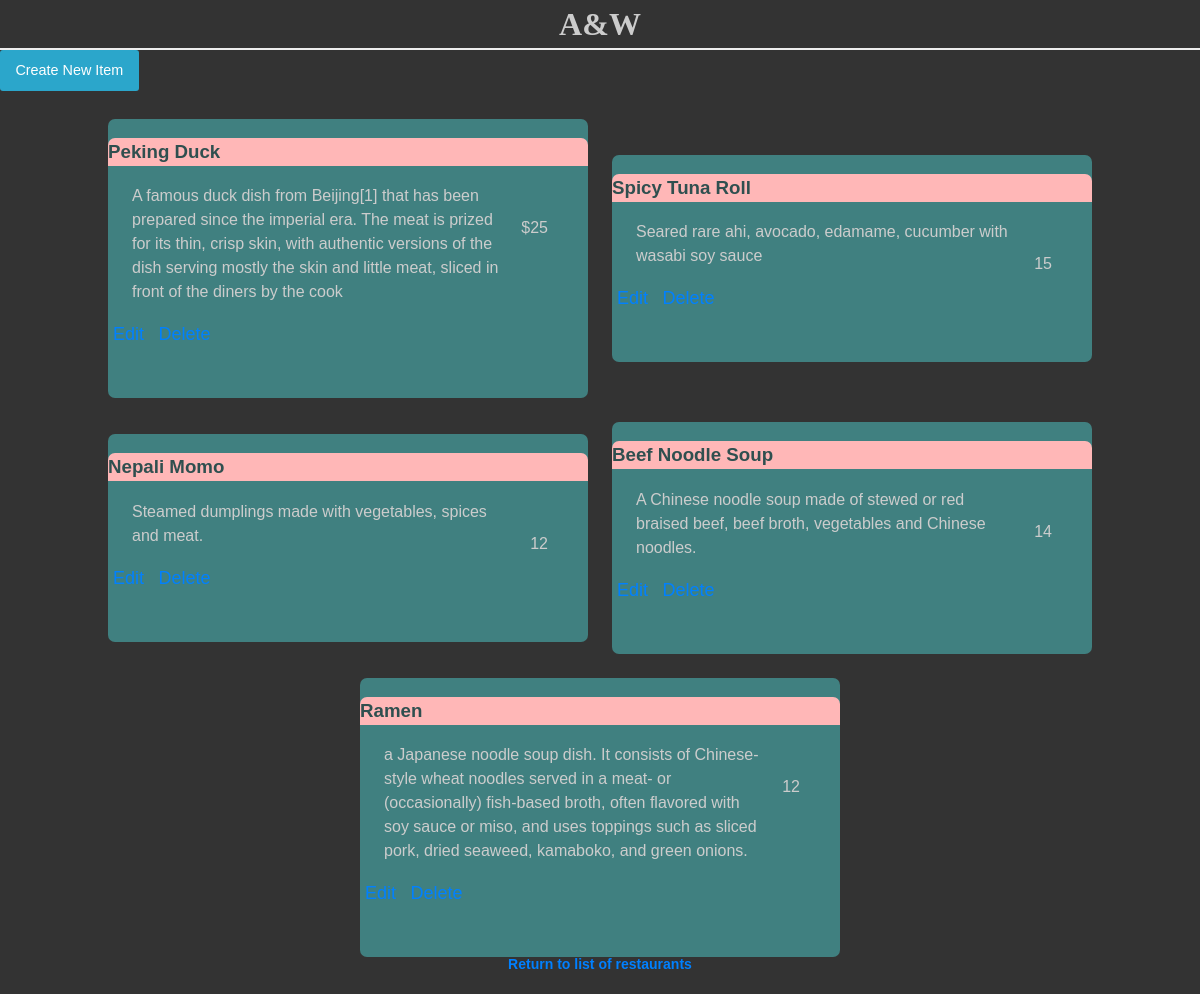
Page /restaurants/2/menu on the committed database.
### database_setup.py (models this page shows, shortened)
class Restaurant(Base):
    __tablename__ = 'restaurant'
    id = Column(Integer, primary_key=True)
    name = Column(String(250), nullable=False)

class MenuItem(Base):
    __tablename__ = 'menu_item'
    name = Column(String(80), nullable=False)
    id = Column(Integer, primary_key=True)
    description = Column(String(250))
    price = Column(String(8))
    course = Column(String(250))
    restaurant_id = Column(Integer, ForeignKey('restaurant.id'))
    restaurant = relationship(Restaurant)

### restaurantsProject.py (the view)
@app.route('/restaurants/<int:restaurant_id>/menu')
def restaurantMenu(restaurant_id):
    restaurant = session.query(Restaurant).filter_by(id=restaurant_id).one()
    items = session.query(MenuItem).filter_by(restaurant_id=restaurant_id)
    return render_template(
        'menu.html', restaurant=restaurant, items=items, restaurant_id=restaurant_id)

### templates/menu.html (shortened to what this page needs)
<html>
<head>
    <link rel=stylesheet type=text/css href="{{ url_for('static', filename='styles.css') }}">
</head>
<body>
    <div >
        <div class='header'>
            <h1>{{ restaurant.name }}</h1>
        </div>
        <a href="{{url_for('newMenuItem', restaurant_id = restaurant.id) }}" class="button">Create New Item</a>
        <div class='cards'>
        {% for i in items %}
            <section class="card">
                <header>
                    <h3>{{i.name}}</h3>
                </header>
                <ul>
                    <li>
                        <span class='price'>
                            <p>{{i.price}} </p>
                        </span>
                    </li>
                    <li>
                            <p>{{i.description}}</p>
                    </li>
                </ul>
                <button>
                    <a href="{{url_for('editMenuItem',restaurant_id = restaurant.id, menu_id=i.id)}}" >Edit</a>
                </button>
                <button>
                    <a href="{{url_for('deleteMenuItem', restaurant_id = restaurant.id, menu_id=i.id)}}" >Delete</a>
                </button>
            </section>
        {% endfor %}
        </div>
    </div>
    <div class="footer">
        <h3>
            <a href="{{url_for('restaurantsIndex')}}"> Return to list of restaurants </a>
        </h3>
    </div>
</body>
</html>

### static/styles.css (style rules this page uses)
html { font-family: sans-serif; line-height: 1.15; -ms-text-size-adjust: 100%; -webkit-text-size-adjust: 100%; }
body { margin: 0; padding: 0; background: #fefefe; font-family: "Helvetica Neue", Helvetica, Roboto, Arial, sans-serif; font-weight: normal; line-height: 1.5; color: #0a0a0a; -webkit-font-smoothing: antialiased; -moz-osx-font-smoothing: grayscale; font-family: sans-serif; background-color: #333333; color: #cccccc; padding-bottom: 25px; }
a { background-color: transparent; -webkit-text-decoration-skip: objects; }
button, input, optgroup, select, textarea { font-family: sans-serif; font-size: 100%; line-height: 1.15; margin: 0; }
button, select { text-transform: none; }
button, html [type="button"], [type="reset"], [type="submit"] { -webkit-appearance: button; }
button { padding: 0; -webkit-appearance: none; -moz-appearance: none; appearance: none; border: 0; border-radius: 3px; background: transparent; line-height: 1; cursor: auto; }
button, input, optgroup, select, textarea { font-family: inherit; }
.button { display: inline-block; vertical-align: middle; margin: 0 0 1rem 0; font-family: inherit; padding: 0.85em 1em; -webkit-appearance: none; border: 1px solid transparent; border-radius: 3px; transition: background-color 0.25s ease-out, color 0.25s ease-out; font-size: 0.9rem; line-height: 1; text-align: center; cursor: pointer; background-color: #2ba6cb; color: #fefefe; }
h1, h2 { font-family: 'Georgia', serif; margin: 0; }
h1 { border-bottom: 2px solid #eee; }
p { color: #CCCCCC; }
a { text-decoration: none; color: #0080ff; font-size: .75em; }
.header { left: 25%; text-align: center; }
.price { text-align: right; float: right; padding: 1rem; }
.footer { display: inline-block; position: fixed; left: 0; bottom: 0; width: 100%; color: white; text-align: center; }
.cards { display: flex; flex-wrap: wrap; justify-content: center; align-items: center; }
.card { flex: 0 0 40%; }
* { box-sizing: border-box; }
body { margin: 0 }
.cards { min-height: 100vh; }
.card { margin: 12px; background: #408080; border-radius: 7px; padding: 0 0 50px 0 }
.card>header { background: #ffb7b7; height: 5%; border-radius: 7px 7px 0 0; color: darkslategray }
.card>ul { list-style: none; padding: 0; }
.card>ul li { width: 90%; margin: 10px auto; }
.card button { font-size: 24; margin: 5px; }

### rows in the picture
Restaurant: name "A&W"
MenuItem: name "Peking Duck", price "$25", description "A famous duck dish from Beijing[1] that has been prepared since the imperial era. The meat is prized for its thin, crisp skin, with authentic versions of the dish serving mostly the skin and little meat, sliced in front of the diners by the cook"
MenuItem: name "Spicy Tuna Roll", price "15", description "Seared rare ahi, avocado, edamame, cucumber with wasabi soy sauce"
MenuItem: name "Nepali Momo", price "12", description "Steamed dumplings made with vegetables, spices and meat."
MenuItem: name "Beef Noodle Soup", price "14", description "A Chinese noodle soup made of stewed or red braised beef, beef broth, vegetables and Chinese noodles."
MenuItem: name "Ramen", price "12", description "a Japanese noodle soup dish. It consists of Chinese-style wheat noodles served in a meat- or (occasionally) fish-based broth, often flavored with soy sauce or miso, and uses toppings such as sliced pork, dried seaweed, kamaboko, and green onions."
